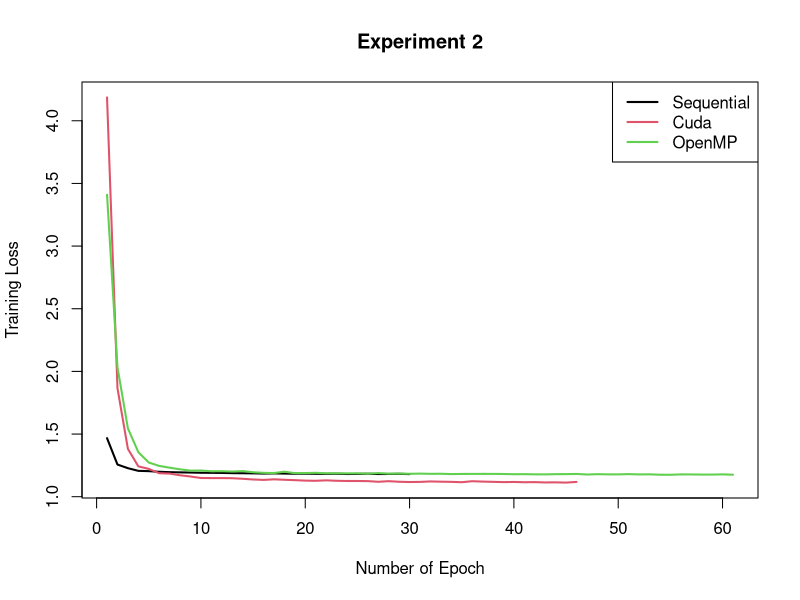
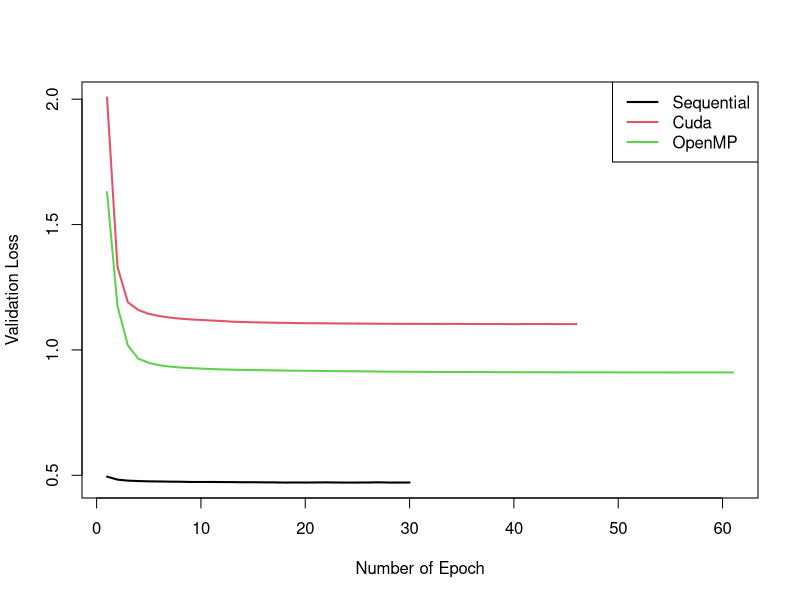
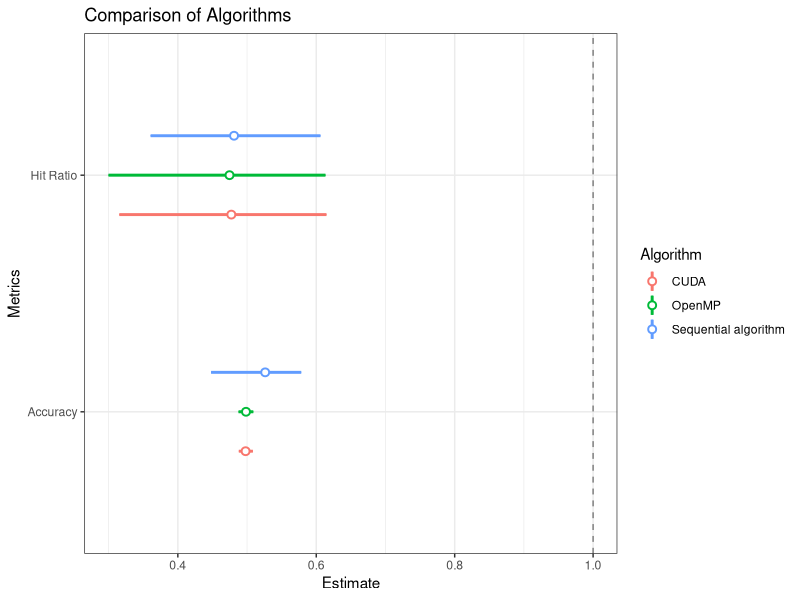
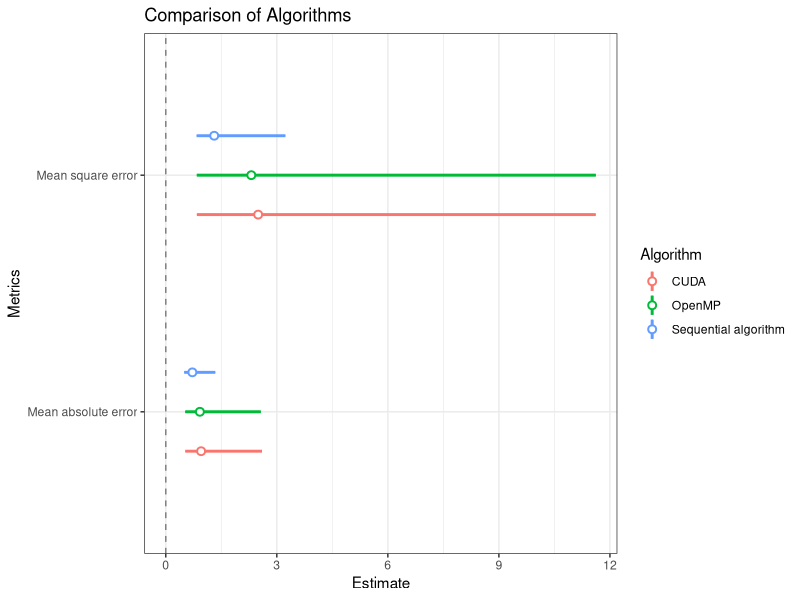
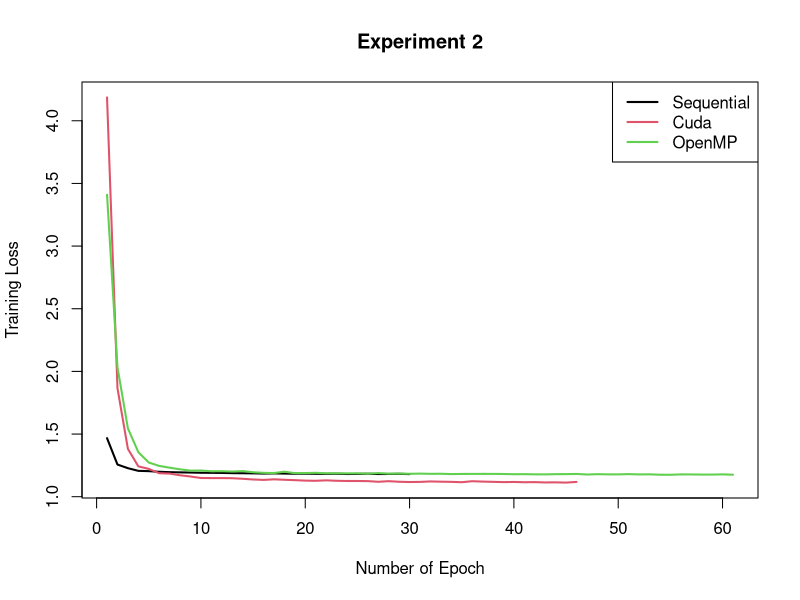
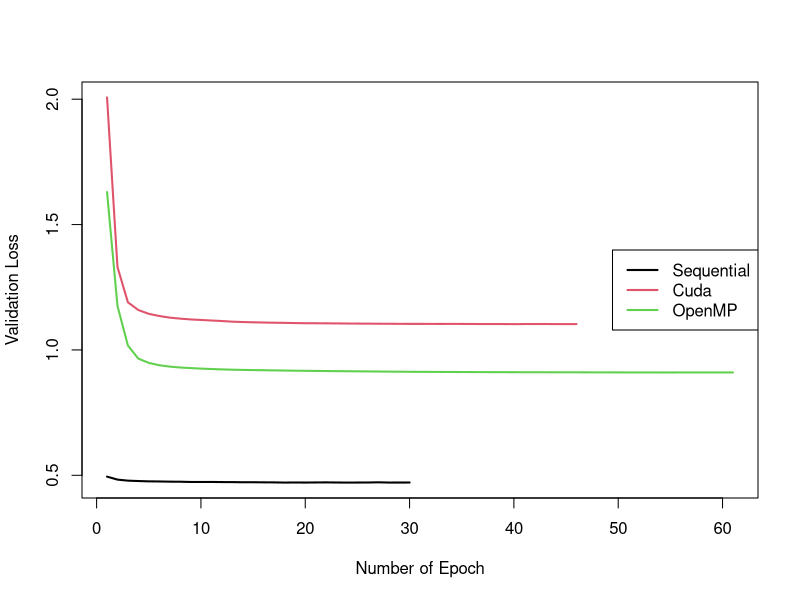
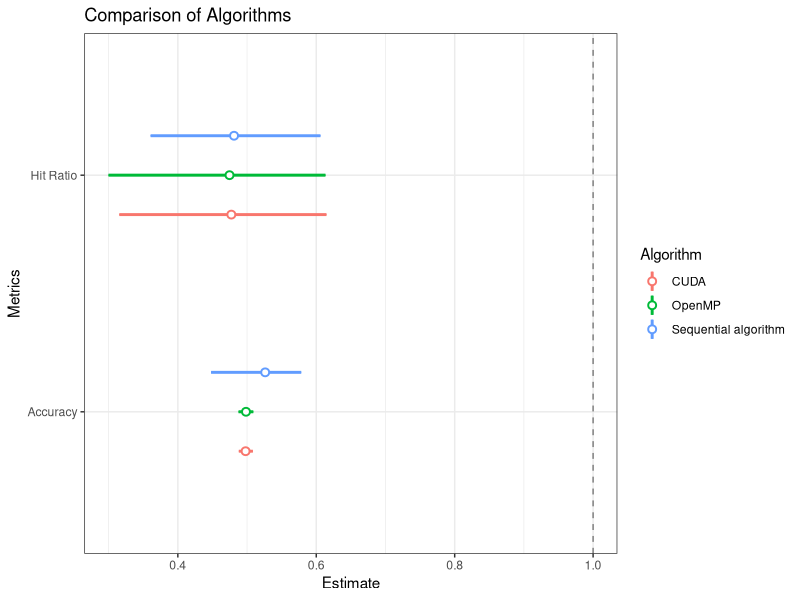
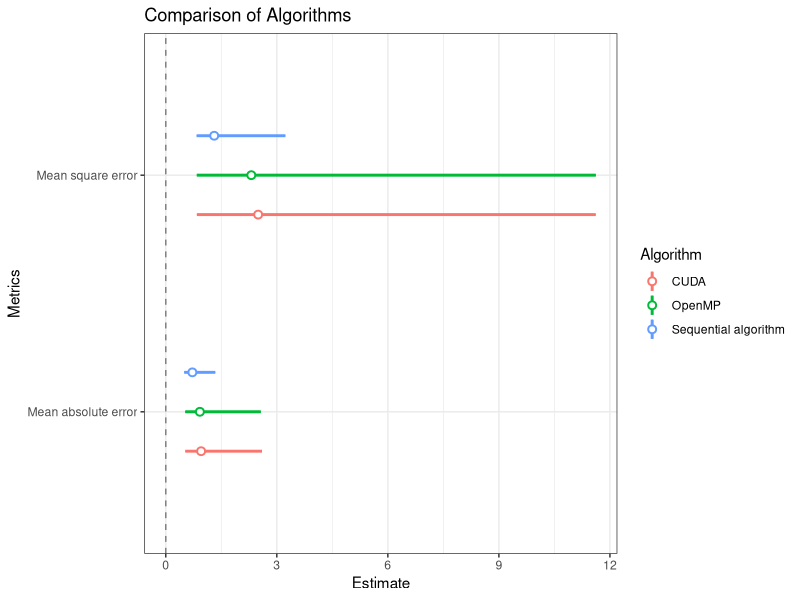

Generate these figures, in order, with R:
library(ggplot2)


#### Experiment 2
# Cuda
cuda_loss = c(4.1864476875070498, 1.865434858882016, 1.3818578036667259, 1.2421049187369453, 1.2219228250183762, 1.1873860242316081, 1.1846561050447364, 1.1710844644701346, 1.1613778645745194, 1.1493520467384983, 1.1486139531994601, 1.1486329878652393, 1.1475968786482387, 1.1430827979061242, 1.1375225084927636, 1.134093707839813, 1.1387619425528999, 1.1353218764150035, 1.1320594642265562, 1.1284367749675048, 1.1269697379726504, 1.1305691111583789, 1.1270616333844874, 1.125361624011326, 1.1253850482175052, 1.1243962485015861, 1.1191883372933205, 1.1238793118627746, 1.1193141058414389, 1.1171560023823144, 1.1182097850154187, 1.121804613509872, 1.1199013876335144, 1.1185683033323097, 1.11573777934897, 1.1236124903395484, 1.1206623345307904, 1.1186482728350902, 1.1164625420447942, 1.1176355209060467, 1.1155702649067138, 1.1163384416640567, 1.1138471192287678, 1.1146196820818564, 1.1126506529201059, 1.1180572273488592)
cuda_valLoss = c(2.0072012491365161, 1.3308836910046791, 1.1898811319972329, 1.1591923007800271, 1.1440527465374983, 1.1353673947055394, 1.1289888098861194, 1.1249343452515015, 1.1217366368113757, 1.119602660290955, 1.1173755876980003, 1.115369172348325, 1.1127866855196047, 1.1114358811086009, 1.1102419876317096, 1.1093661824310079, 1.1086304077492937, 1.1080767201068482, 1.1072314161641927, 1.1065888436355256, 1.1064304149340711, 1.1061709708013765, 1.1057600138026631, 1.1053760534462302, 1.1051187629984096, 1.1049061889609657, 1.1045773320584247, 1.1044010352942952, 1.1041781333938205, 1.1039768766847879, 1.1040470477323618, 1.1038473329880165, 1.1037193452330292, 1.1038674158954653, 1.1037646391479818, 1.1035288130780552, 1.1033619298081767, 1.1033607140430877, 1.1032467167565718, 1.1029506714939465, 1.1032993165730056, 1.103365499138711, 1.1034709673661451, 1.1030613779011762, 1.1030195132630107, 1.1031193078392363)

# OpenMP
mp_loss = c(3.409805499328495, 2.0337079029125276, 1.5451913123595069, 1.3552936724298799, 1.2728972357518087, 1.2456961537900491, 1.2316137226887975, 1.2183489820258353, 1.2080618803071406, 1.209092546010379, 1.2028831474236155, 1.2034926415297875, 1.2009666071696945, 1.2045347089788063, 1.195355041361837, 1.1905411621764821, 1.1889835069183778, 1.1995746627337609, 1.1877190333818461, 1.1885992504764276, 1.1906814916074686, 1.1869440702510763, 1.1869371517079734, 1.1860882184857202, 1.1865020210930235, 1.1835623651467666, 1.188523046122437, 1.1839494765506904, 1.1849036131478115, 1.1829119670917378, 1.1842800715335111, 1.1825723377246693, 1.183171790703385, 1.1805147800533642, 1.1816079980912284, 1.1821375514893055, 1.1822203703123011, 1.1821855230560121, 1.1812465252204321, 1.1794313417936864, 1.1799459516441466, 1.1786493128027495, 1.1781632999183465, 1.1799440962633292, 1.1802756407484949, 1.1817571476610744, 1.1770997101316492, 1.1797952996796546, 1.1784367299708216, 1.1781393873541044, 1.1803253505121054, 1.1778135736274897, 1.17867548796456, 1.1754595773440883, 1.1750561496623744, 1.17803274252265, 1.1777494710417644, 1.1766771836438812, 1.1766679941794698, 1.1781972104356953, 1.175555417132816)
mp_valLoss = c(1.6298283404392615, 1.1753905509254239, 1.0176372539993062, 0.96532787597207692, 0.94844931893250128, 0.93913087762844272, 0.93368505748883213, 0.92997611132527724, 0.92775612275748287, 0.92558836551166634, 0.92390562521728647, 0.92244193338612623, 0.92123467826875582, 0.92038285499990935, 0.91966368708922397, 0.91918197535773694, 0.91854219077522981, 0.91785437923009339, 0.91724137250385784, 0.91675353635977341, 0.91634755355145958, 0.91588754215227552, 0.91546032284122936, 0.91510684419106481, 0.91476105587315215, 0.91440118710415441, 0.91397016953711019, 0.91352496006576867, 0.91319743603700221, 0.91291421910376114, 0.91271834276927122, 0.91251468274683034, 0.91230674486409125, 0.91215694978737261, 0.91195519406364878, 0.91176568359005294, 0.91164710373443814, 0.91148649137410342, 0.91132126241084155, 0.91123368906918234, 0.91115821116821361, 0.91109546341357983, 0.91103248408752879, 0.91096566063555484, 0.91087319096723918, 0.91079049476402485, 0.91066640074153704, 0.91058353788365509, 0.91054786495821471, 0.91045686744989196, 0.91035037323888057, 0.91032888888504815, 0.91033884744569837, 0.91021277530037403, 0.91016925783005453, 0.91026072373272238, 0.91040968139548906, 0.9103988734434032, 0.91033606786155896, 0.91030691268685626, 0.91032514469941084)

# Sequential
seq_loss = c(1.467226750576399, 1.2566617127965094, 1.227592972155267, 1.2063684877415637, 1.2040074260884357, 1.1987919677176107, 1.195884505251702, 1.1942001514571061, 1.1928672649287668, 1.1912332596730071, 1.1906490482401726, 1.1898255327043974, 1.1881590711205123, 1.1873432976330316, 1.1864135233988558, 1.1846658958874683, 1.1859736825636416, 1.1847755152395998, 1.1833160954726913, 1.1839680973678477, 1.1829111040301279, 1.1826227560994866, 1.1832826983235067, 1.1810990721456731, 1.1819049749174324, 1.1832260668327472, 1.1809163726262988, 1.1814110681224557, 1.1826615873223409, 1.1804102148464801)
seq_valLoss = c(0.49481278140265078, 0.4828631561382713, 0.47873092350538515, 0.47714450719708779, 0.47593886872077135, 0.47548079597033238, 0.47470596324081243, 0.47446334693730829, 0.4734875054622848, 0.47340528397491588, 0.47356588049924275, 0.47305363278632251, 0.47291309655212055, 0.47234009637566954, 0.47238303021720107, 0.47201324318371385, 0.47175889297041934, 0.47107977597056239, 0.47140009451055387, 0.47114632521214178, 0.47151265656474695, 0.47179093542625822, 0.47136645322030818, 0.47096903368299836, 0.47119108865358678, 0.47133221030925487, 0.47207262944999778, 0.47115223205233292, 0.47120055307217201, 0.47126707351627534)

n = max(length(cuda_loss), length(mp_loss), length(seq_loss))
epochs = 1:n
cuda_loss = c(cuda_loss, rep(NA,n-length(cuda_loss))); cuda_valLoss = c(cuda_valLoss, rep(NA,n-length(cuda_valLoss)))
mp_loss = c(mp_loss, rep(NA,n-length(mp_loss))); mp_valLoss = c(mp_valLoss, rep(NA,n-length(mp_valLoss)))
seq_loss = c(seq_loss, rep(NA,n-length(seq_loss))); seq_valLoss = c(seq_valLoss, rep(NA,n-length(seq_valLoss)))

### Plot training loss
png("images/ex2_trainingLoss_plot.png")
plot(epochs, seq_loss, type = "l", lwd = 2, ylim = c(min(cuda_loss, seq_loss, mp_loss, na.rm = T), 
                                                     max(cuda_loss, seq_loss, mp_loss, na.rm = T)),
     xlab = "Number of Epoch", ylab = "Training Loss", main = "Experiment 2")
lines(epochs, cuda_loss, col = 2, lwd = 2)
lines(epochs, mp_loss, col = 3, lwd = 2)
legend("topright", legend = c("Sequential","Cuda","OpenMP"), col = 1:3, lwd = 2)
dev.off()

### Plot validation loss
png("images/ex2_validationLoss_plot.png")
plot(epochs, seq_valLoss, type = "l", lwd = 2, ylim = c(min(cuda_valLoss, seq_valLoss, mp_valLoss, na.rm = T), 
                                                     max(cuda_valLoss, seq_valLoss, mp_valLoss, na.rm = T)),
     xlab = "Number of Epoch", ylab = "Validation Loss")
lines(epochs, cuda_valLoss, col = 2, lwd = 2)
lines(epochs, mp_valLoss, col = 3, lwd = 2)
legend("topright", legend = c("Sequential","Cuda","OpenMP"), col = 1:3, lwd = 2)
dev.off()

### Plot confidence intervals
xlabs = c("Accuracy", "Hit Ratio")
model1Frame <- data.frame(Metrics = xlabs,
                          Estimate = c(0.526206383587, 0.481200997221),
                          LowBound = c(0.447980097266, 0.360623058689),
                          UpBound = c(0.578286811884,0.606076303744),
                          Algorithm = "Sequential algorithm")
model2Frame <- data.frame(Metrics = xlabs,
                          Estimate = c(0.498477323571, 0.474662530513),
                          LowBound = c(0.487695749441, 0.299806753458),
                          UpBound = c(0.509055318284,0.613303498779),
                          Algorithm = "OpenMP")
model3Frame <- data.frame(Metrics = xlabs,
                          Estimate = c(0.497902989628, 0.477295362083),
                          LowBound = c(0.488097417124, 0.315439381611),
                          UpBound = c(0.508445190157,0.614732506103),
                          Algorithm = "CUDA")
# Combine these data.frames
allModelFrame <- data.frame(rbind(model1Frame, model2Frame, model3Frame))  # etc.

# Plot
png("images/ex2_accuracyAndHitRatio.png")
zp1 <- ggplot(allModelFrame, aes(colour = Algorithm))
zp1 <- zp1 + geom_hline(yintercept = 1, colour = gray(1/2), lty = 2)
zp1 <- zp1 + geom_linerange(aes(x = Metrics, ymin = LowBound, ymax = UpBound),
                            lwd = 1, position = position_dodge(width = 1/2))
zp1 <- zp1 + geom_pointrange(aes(x = Metrics, y = Estimate, ymin = LowBound,
                                 ymax = UpBound),
                             lwd = 1/2, position = position_dodge(width = 1/2),
                             shape = 21, fill = "WHITE")
zp1 <- zp1 + coord_flip() + theme_bw()
zp1 <- zp1 + ggtitle("Comparison of Algorithms")
print(zp1)
dev.off()

# MSE and MAE
xlabs = c("Mean square error", "Mean absolute error")
model1Frame <- data.frame(Metrics = xlabs,
                          Estimate = c(1.3087405831, 0.718717655156),
                          LowBound = c(0.834318048764, 0.498239329293),
                          UpBound = c(3.23088638137,1.33780171462),
                          Algorithm = "Sequential algorithm")
model2Frame <- data.frame(Metrics = xlabs,
                          Estimate = c(2.31100024114, 0.921309528683),
                          LowBound = c(0.838316850733, 0.525500713845),
                          UpBound = c(11.6191188956,2.56798020843),
                          Algorithm = "OpenMP")
model3Frame <- data.frame(Metrics = xlabs,
                          Estimate = c(2.49617803848, 0.954769175157),
                          LowBound = c(0.840065719306, 0.526726699958),
                          UpBound = c(11.616296602,2.60011201977),
                          Algorithm = "CUDA")

allModelFrame <- data.frame(rbind(model1Frame, model2Frame, model3Frame))
png("images/ex2_MSEandMAE.png")
zp1 <- ggplot(allModelFrame, aes(colour = Algorithm))
zp1 <- zp1 + geom_hline(yintercept = 0, colour = gray(1/2), lty = 2)
zp1 <- zp1 + geom_linerange(aes(x = Metrics, ymin = LowBound, ymax = UpBound),
                            lwd = 1, position = position_dodge(width = 1/2))
zp1 <- zp1 + geom_pointrange(aes(x = Metrics, y = Estimate, ymin = LowBound,
                                 ymax = UpBound),
                             lwd = 1/2, position = position_dodge(width = 1/2),
                             shape = 21, fill = "WHITE")
zp1 <- zp1 + coord_flip() + theme_bw()
zp1 <- zp1 + ggtitle("Comparison of Algorithms")
print(zp1)
dev.off()

#### Experiment 3
# Cuda
cuda_loss = c(4.1864476875070498, 1.865434858882016, 1.3818578036667259, 1.2421049187369453, 1.2219228250183762, 1.1873860242316081, 1.1846561050447364, 1.1710844644701346, 1.1613778645745194, 1.1493520467384983, 1.1486139531994601, 1.1486329878652393, 1.1475968786482387, 1.1430827979061242, 1.1375225084927636, 1.134093707839813, 1.1387619425528999, 1.1353218764150035, 1.1320594642265562, 1.1284367749675048, 1.1269697379726504, 1.1305691111583789, 1.1270616333844874, 1.125361624011326, 1.1253850482175052, 1.1243962485015861, 1.1191883372933205, 1.1238793118627746, 1.1193141058414389, 1.1171560023823144, 1.1182097850154187, 1.121804613509872, 1.1199013876335144, 1.1185683033323097, 1.11573777934897, 1.1236124903395484, 1.1206623345307904, 1.1186482728350902, 1.1164625420447942, 1.1176355209060467, 1.1155702649067138, 1.1163384416640567, 1.1138471192287678, 1.1146196820818564, 1.1126506529201059, 1.1180572273488592)
cuda_valLoss = c(2.0072012491365161, 1.3308836910046791, 1.1898811319972329, 1.1591923007800271, 1.1440527465374983, 1.1353673947055394, 1.1289888098861194, 1.1249343452515015, 1.1217366368113757, 1.119602660290955, 1.1173755876980003, 1.115369172348325, 1.1127866855196047, 1.1114358811086009, 1.1102419876317096, 1.1093661824310079, 1.1086304077492937, 1.1080767201068482, 1.1072314161641927, 1.1065888436355256, 1.1064304149340711, 1.1061709708013765, 1.1057600138026631, 1.1053760534462302, 1.1051187629984096, 1.1049061889609657, 1.1045773320584247, 1.1044010352942952, 1.1041781333938205, 1.1039768766847879, 1.1040470477323618, 1.1038473329880165, 1.1037193452330292, 1.1038674158954653, 1.1037646391479818, 1.1035288130780552, 1.1033619298081767, 1.1033607140430877, 1.1032467167565718, 1.1029506714939465, 1.1032993165730056, 1.103365499138711, 1.1034709673661451, 1.1030613779011762, 1.1030195132630107, 1.1031193078392363)

# OpenMP
mp_loss = c(3.409805499328495, 2.0337079029125276, 1.5451913123595069, 1.3552936724298799, 1.2728972357518087, 1.2456961537900491, 1.2316137226887975, 1.2183489820258353, 1.2080618803071406, 1.209092546010379, 1.2028831474236155, 1.2034926415297875, 1.2009666071696945, 1.2045347089788063, 1.195355041361837, 1.1905411621764821, 1.1889835069183778, 1.1995746627337609, 1.1877190333818461, 1.1885992504764276, 1.1906814916074686, 1.1869440702510763, 1.1869371517079734, 1.1860882184857202, 1.1865020210930235, 1.1835623651467666, 1.188523046122437, 1.1839494765506904, 1.1849036131478115, 1.1829119670917378, 1.1842800715335111, 1.1825723377246693, 1.183171790703385, 1.1805147800533642, 1.1816079980912284, 1.1821375514893055, 1.1822203703123011, 1.1821855230560121, 1.1812465252204321, 1.1794313417936864, 1.1799459516441466, 1.1786493128027495, 1.1781632999183465, 1.1799440962633292, 1.1802756407484949, 1.1817571476610744, 1.1770997101316492, 1.1797952996796546, 1.1784367299708216, 1.1781393873541044, 1.1803253505121054, 1.1778135736274897, 1.17867548796456, 1.1754595773440883, 1.1750561496623744, 1.17803274252265, 1.1777494710417644, 1.1766771836438812, 1.1766679941794698, 1.1781972104356953, 1.175555417132816)
mp_valLoss = c(1.6298283404392615, 1.1753905509254239, 1.0176372539993062, 0.96532787597207692, 0.94844931893250128, 0.93913087762844272, 0.93368505748883213, 0.92997611132527724, 0.92775612275748287, 0.92558836551166634, 0.92390562521728647, 0.92244193338612623, 0.92123467826875582, 0.92038285499990935, 0.91966368708922397, 0.91918197535773694, 0.91854219077522981, 0.91785437923009339, 0.91724137250385784, 0.91675353635977341, 0.91634755355145958, 0.91588754215227552, 0.91546032284122936, 0.91510684419106481, 0.91476105587315215, 0.91440118710415441, 0.91397016953711019, 0.91352496006576867, 0.91319743603700221, 0.91291421910376114, 0.91271834276927122, 0.91251468274683034, 0.91230674486409125, 0.91215694978737261, 0.91195519406364878, 0.91176568359005294, 0.91164710373443814, 0.91148649137410342, 0.91132126241084155, 0.91123368906918234, 0.91115821116821361, 0.91109546341357983, 0.91103248408752879, 0.91096566063555484, 0.91087319096723918, 0.91079049476402485, 0.91066640074153704, 0.91058353788365509, 0.91054786495821471, 0.91045686744989196, 0.91035037323888057, 0.91032888888504815, 0.91033884744569837, 0.91021277530037403, 0.91016925783005453, 0.91026072373272238, 0.91040968139548906, 0.9103988734434032, 0.91033606786155896, 0.91030691268685626, 0.91032514469941084)

# Sequential
seq_loss = c(1.467226750576399, 1.2566617127965094, 1.227592972155267, 1.2063684877415637, 1.2040074260884357, 1.1987919677176107, 1.195884505251702, 1.1942001514571061, 1.1928672649287668, 1.1912332596730071, 1.1906490482401726, 1.1898255327043974, 1.1881590711205123, 1.1873432976330316, 1.1864135233988558, 1.1846658958874683, 1.1859736825636416, 1.1847755152395998, 1.1833160954726913, 1.1839680973678477, 1.1829111040301279, 1.1826227560994866, 1.1832826983235067, 1.1810990721456731, 1.1819049749174324, 1.1832260668327472, 1.1809163726262988, 1.1814110681224557, 1.1826615873223409, 1.1804102148464801)
seq_valLoss = c(0.49481278140265078, 0.4828631561382713, 0.47873092350538515, 0.47714450719708779, 0.47593886872077135, 0.47548079597033238, 0.47470596324081243, 0.47446334693730829, 0.4734875054622848, 0.47340528397491588, 0.47356588049924275, 0.47305363278632251, 0.47291309655212055, 0.47234009637566954, 0.47238303021720107, 0.47201324318371385, 0.47175889297041934, 0.47107977597056239, 0.47140009451055387, 0.47114632521214178, 0.47151265656474695, 0.47179093542625822, 0.47136645322030818, 0.47096903368299836, 0.47119108865358678, 0.47133221030925487, 0.47207262944999778, 0.47115223205233292, 0.47120055307217201, 0.47126707351627534)

n = max(length(cuda_loss), length(mp_loss), length(seq_loss))
epochs = 1:n
cuda_loss = c(cuda_loss, rep(NA,n-length(cuda_loss))); cuda_valLoss = c(cuda_valLoss, rep(NA,n-length(cuda_valLoss)))
mp_loss = c(mp_loss, rep(NA,n-length(mp_loss))); mp_valLoss = c(mp_valLoss, rep(NA,n-length(mp_valLoss)))
seq_loss = c(seq_loss, rep(NA,n-length(seq_loss))); seq_valLoss = c(seq_valLoss, rep(NA,n-length(seq_valLoss)))

### Plot training loss
png("images/ex2_trainingLoss_plot.png")
plot(epochs, seq_loss, type = "l", lwd = 2, ylim = c(min(cuda_loss, seq_loss, mp_loss, na.rm = T), 
                                                     max(cuda_loss, seq_loss, mp_loss, na.rm = T)),
     xlab = "Number of Epoch", ylab = "Training Loss", main = "Experiment 2")
lines(epochs, cuda_loss, col = 2, lwd = 2)
lines(epochs, mp_loss, col = 3, lwd = 2)
legend("topright", legend = c("Sequential","Cuda","OpenMP"), col = 1:3, lwd = 2)
dev.off()

### Plot validation loss
png("images/ex2_validationLoss_plot.png")
plot(epochs, seq_valLoss, type = "l", lwd = 2, ylim = c(min(cuda_valLoss, seq_valLoss, mp_valLoss, na.rm = T), 
                                                        max(cuda_valLoss, seq_valLoss, mp_valLoss, na.rm = T)),
     xlab = "Number of Epoch", ylab = "Validation Loss")
lines(epochs, cuda_valLoss, col = 2, lwd = 2)
lines(epochs, mp_valLoss, col = 3, lwd = 2)
legend("right", legend = c("Sequential","Cuda","OpenMP"), col = 1:3, lwd = 2)
dev.off()

### Plot confidence intervals
xlabs = c("Accuracy", "Hit Ratio")
model1Frame <- data.frame(Metrics = xlabs,
                          Estimate = c(0.526206383587, 0.481200997221),
                          LowBound = c(0.447980097266, 0.360623058689),
                          UpBound = c(0.578286811884,0.606076303744),
                          Algorithm = "Sequential algorithm")
model2Frame <- data.frame(Metrics = xlabs,
                          Estimate = c(0.498477323571, 0.474662530513),
                          LowBound = c(0.487695749441, 0.299806753458),
                          UpBound = c(0.509055318284,0.613303498779),
                          Algorithm = "OpenMP")
model3Frame <- data.frame(Metrics = xlabs,
                          Estimate = c(0.497902989628, 0.477295362083),
                          LowBound = c(0.488097417124, 0.315439381611),
                          UpBound = c(0.508445190157,0.614732506103),
                          Algorithm = "CUDA")
# Combine these data.frames
allModelFrame <- data.frame(rbind(model1Frame, model2Frame, model3Frame))  # etc.

# Plot
png("images/ex2_accuracyAndHitRatio.png")
zp1 <- ggplot(allModelFrame, aes(colour = Algorithm))
zp1 <- zp1 + geom_hline(yintercept = 1, colour = gray(1/2), lty = 2)
zp1 <- zp1 + geom_linerange(aes(x = Metrics, ymin = LowBound, ymax = UpBound),
                            lwd = 1, position = position_dodge(width = 1/2))
zp1 <- zp1 + geom_pointrange(aes(x = Metrics, y = Estimate, ymin = LowBound,
                                 ymax = UpBound),
                             lwd = 1/2, position = position_dodge(width = 1/2),
                             shape = 21, fill = "WHITE")
zp1 <- zp1 + coord_flip() + theme_bw()
zp1 <- zp1 + ggtitle("Comparison of Algorithms")
print(zp1)
dev.off()

# MSE and MAE
xlabs = c("Mean square error", "Mean absolute error")
model1Frame <- data.frame(Metrics = xlabs,
                          Estimate = c(1.3087405831, 0.718717655156),
                          LowBound = c(0.834318048764, 0.498239329293),
                          UpBound = c(3.23088638137,1.33780171462),
                          Algorithm = "Sequential algorithm")
model2Frame <- data.frame(Metrics = xlabs,
                          Estimate = c(2.31100024114, 0.921309528683),
                          LowBound = c(0.838316850733, 0.525500713845),
                          UpBound = c(11.6191188956,2.56798020843),
                          Algorithm = "OpenMP")
model3Frame <- data.frame(Metrics = xlabs,
                          Estimate = c(2.49617803848, 0.954769175157),
                          LowBound = c(0.840065719306, 0.526726699958),
                          UpBound = c(11.616296602,2.60011201977),
                          Algorithm = "CUDA")

allModelFrame <- data.frame(rbind(model1Frame, model2Frame, model3Frame))
png("images/ex2_MSEandMAE.png")
zp1 <- ggplot(allModelFrame, aes(colour = Algorithm))
zp1 <- zp1 + geom_hline(yintercept = 0, colour = gray(1/2), lty = 2)
zp1 <- zp1 + geom_linerange(aes(x = Metrics, ymin = LowBound, ymax = UpBound),
                            lwd = 1, position = position_dodge(width = 1/2))
zp1 <- zp1 + geom_pointrange(aes(x = Metrics, y = Estimate, ymin = LowBound,
                                 ymax = UpBound),
                             lwd = 1/2, position = position_dodge(width = 1/2),
                             shape = 21, fill = "WHITE")
zp1 <- zp1 + coord_flip() + theme_bw()
zp1 <- zp1 + ggtitle("Comparison of Algorithms")
print(zp1)
dev.off()

